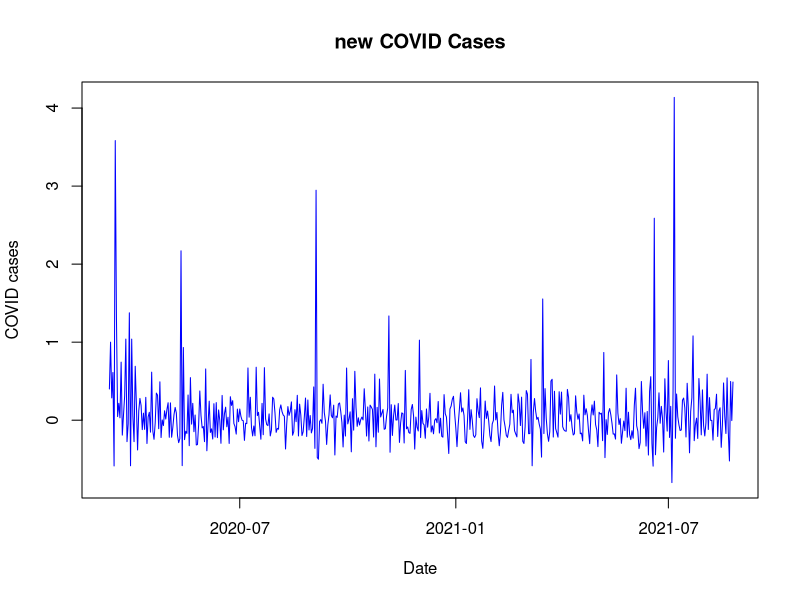
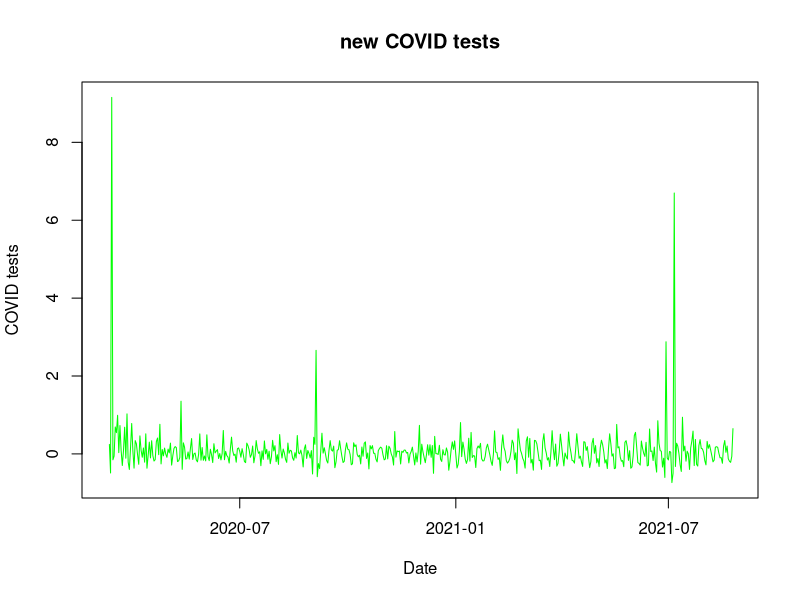
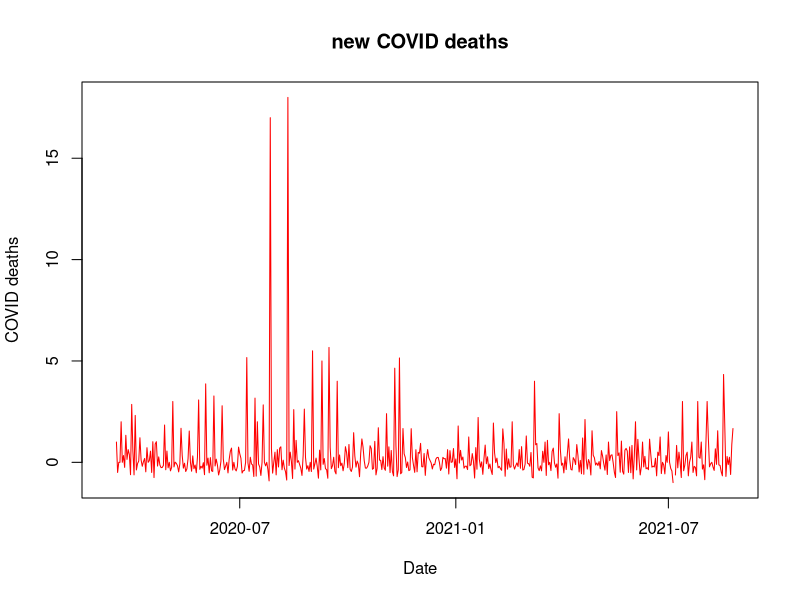

R code for these plots, in order:
# ASSIGNMENT ONE

# Clear environment
rm(list=ls())

# Load packages
library(tidyverse)

# Import data
covidIL = read.csv("./Data/ILCovid19.csv")

# DIF Function to calculate the number of daily new tests, new cases, and new deaths
dif = function(x) {
  df = (x- lag(x))
  return(df)
}

# Adding to data frame with the mutate function
covidIL = covidIL %>%
  mutate(df_test =  dif(Tests),
         df_cases = dif(Cases),
         df_deaths = dif(Deaths))

# Delta function to calculate the percentage changes
delta = function(x) {
  change = (x - lag(x))/lag(x)
  return(change)
}

# Daily new tests, new cases, and new deaths
covidIL = covidIL %>%
  mutate(df_tests =  dif(Tests),
         df_cases = dif(Cases),
         df_deaths = dif(Deaths))


# Daily Percentage Change in New Cases, Daily Percentage Change in
# Tests, Daily Percentage Change in Deaths
covidIL = covidIL %>%
  mutate(pc_tests =  delta(df_tests),
         pc_cases = delta(df_cases),
         pc_deaths = delta(df_deaths))

# Converting Date to date type
covidIL$Date = as.Date(covidIL$Date, format="%m/%d/%Y")

# Plotting the daily percentage change in new cases
plot(covidIL$Date, covidIL$pc_cases,
     main = "new COVID Cases",
     xlab = "Date",
     ylab = "COVID cases",
     type = "l",
     col = "blue"
)

# Plotting the daily percentage change in new tests
plot(covidIL$Date, covidIL$pc_tests,
     main = "new COVID tests",
     xlab = "Date",
     ylab = "COVID tests",
     type = "l",
     col = "green"
)

# Plotting the daily percentage change in new deaths
plot(covidIL$Date, covidIL$pc_deaths,
     main = "new COVID deaths",
     xlab = "Date",
     ylab = "COVID deaths",
     type = "l",
     col = "red"
)

#Summary Statistics
summary(covidIL)
